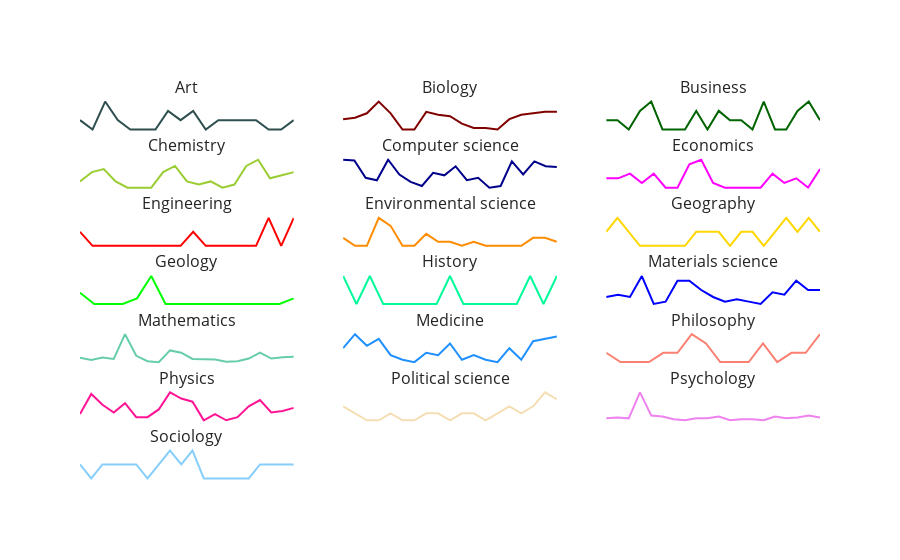

Here is the notebook cell this chart was saved with:
### Code cell
# Sparklines
numRows = 7
numCols = 3
colors = ['darkslategray',  'maroon', 'darkgreen', 'yellowgreen', 'darkblue', \
          'fuchsia', 'red', 'darkorange', 'gold', 'lime', \
          'mediumspringgreen', 'blue', 'mediumaquamarine', 'dodgerblue', 'salmon', \
          'deeppink', 'wheat', 'violet', 'lightskyblue']
sparklinesFig = make_subplots(rows=numRows, cols=numCols, subplot_titles=topLevelFieldsList)
row = col = 1
index = 0
for field in topLevelFieldsList:
    # get daily paper totals for given field/month, filling in missing days with 0
    monthlyFieldDf = topLevelFieldsGroupedCounts[ \
        (topLevelFieldsGroupedCounts['DisplayName'] == field) & \
        (topLevelFieldsGroupedCounts['Date'] <= datetime.datetime(2018, 11, 30)) \
    ][['Date', 'PaperCount']]
    #todo date select above
    monthlyFieldDf.set_index(monthlyFieldDf.Date, inplace=True)
    monthlyFieldDf = monthlyFieldDf.resample('D').sum().fillna(0)
    monthlyFieldDf.reset_index(inplace=True)
    # add scatter to figure
    sparklinesFig.add_trace(
        go.Scatter(
            x=monthlyFieldDf['Date'], 
            y=monthlyFieldDf['PaperCount'],
            mode='lines',
            name=field,
            marker={'color':colors[index]}
        ),
        row=row, 
        col=col
    )
    col += 1
    index += 1
    if col > numCols:
        row += 1
        col = 1
# figure level configuration
sparklinesFig.update_layout(
    template='simple_white',
    showlegend=False
)
sparklinesFig.update_xaxes(
    showgrid=False,
    zeroline=False,
    visible=False
)
sparklinesFig.update_yaxes(
    showgrid=False,
    zeroline=False,
    visible=False
)

sparklinesFig.show()

### Figure 1 — Plotly figure (JSON) as saved in the notebook; plotly's stock layout.template omitted (floating-point values rounded to 4 significant figures)
{"data": [{"marker": {"color": "darkslategray"}, "mode": "lines", "name": "Art", "type": "scatter", "x": ["2018-11-13T00:00:00", "2018-11-14T00:00:00", "2018-11-15T00:00:00", "2018-11-16T00:00:00", "2018-11-17T00:00:00", "2018-11-18T00:00:00", "2018-11-19T00:00:00", "2018-11-20T00:00:00", "2018-11-21T00:00:00", "2018-11-22T00:00:00", "2018-11-23T00:00:00", "2018-11-24T00:00:00", "2018-11-25T00:00:00", "2018-11-26T00:00:00", "2018-11-27T00:00:00", "2018-11-28T00:00:00", "2018-11-29T00:00:00", "2018-11-30T00:00:00"], "xaxis": "x", "y": [1, 0, 3, 1, 0, 0, 0, 2, 1, 2, 0, 1, 1, 1, 1, 0, 0, 1], "yaxis": "y"}, {"marker": {"color": "maroon"}, "mode": "lines", "name": "Biology", "type": "scatter", "x": ["2018-11-12T00:00:00", "2018-11-13T00:00:00", "2018-11-14T00:00:00", "2018-11-15T00:00:00", "2018-11-16T00:00:00", "2018-11-17T00:00:00", "2018-11-18T00:00:00", "2018-11-19T00:00:00", "2018-11-20T00:00:00", "2018-11-21T00:00:00", "2018-11-22T00:00:00", "2018-11-23T00:00:00", "2018-11-24T00:00:00", "2018-11-25T00:00:00", "2018-11-26T00:00:00", "2018-11-27T00:00:00", "2018-11-28T00:00:00", "2018-11-29T00:00:00", "2018-11-30T00:00:00"], "xaxis": "x2", "y": [7, 8, 11, 19, 11, 0, 0, 12, 10, 9, 4, 1, 1, 0, 7, 10, 11, 12, 12], "yaxis": "y2"}, {"marker": {"color": "darkgreen"}, "mode": "lines", "name": "Business", "type": "scatter", "x": ["2018-11-11T00:00:00", "2018-11-12T00:00:00", "2018-11-13T00:00:00", "2018-11-14T00:00:00", "2018-11-15T00:00:00", "2018-11-16T00:00:00", "2018-11-17T00:00:00", "2018-11-18T00:00:00", "2018-11-19T00:00:00", "2018-11-20T00:00:00", "2018-11-21T00:00:00", "2018-11-22T00:00:00", "2018-11-23T00:00:00", "2018-11-24T00:00:00", "2018-11-25T00:00:00", "2018-11-26T00:00:00", "2018-11-27T00:00:00", "2018-11-28T00:00:00", "2018-11-29T00:00:00", "2018-11-30T00:00:00"], "xaxis": "x3", "y": [1, 1, 0, 2, 3, 0, 0, 0, 2, 0, 2, 1, 1, 0, 3, 0, 0, 2, 3, 1], "yaxis": "y3"}, {"marker": {"color": "yellowgreen"}, "mode": "lines", "name": "Chemistry", "type": "scatter", "x": ["2018-11-12T00:00:00", "2018-11-13T00:00:00", "2018-11-14T00:00:00", "2018-11-15T00:00:00", "2018-11-16T00:00:00", "2018-11-17T00:00:00", "2018-11-18T00:00:00", "2018-11-19T00:00:00", "2018-11-20T00:00:00", "2018-11-21T00:00:00", "2018-11-22T00:00:00", "2018-11-23T00:00:00", "2018-11-24T00:00:00", "2018-11-25T00:00:00", "2018-11-26T00:00:00", "2018-11-27T00:00:00", "2018-11-28T00:00:00", "2018-11-29T00:00:00", "2018-11-30T00:00:00"], "xaxis": "x4", "y": [2, 5, 6, 2, 0, 0, 0, 5, 7, 2, 1, 2, 0, 1, 7, 9, 3, 4, 5], "yaxis": "y4"}, {"marker": {"color": "darkblue"}, "mode": "lines", "name": "Computer science", "type": "scatter", "x": ["2018-11-11T00:00:00", "2018-11-12T00:00:00", "2018-11-13T00:00:00", "2018-11-14T00:00:00", "2018-11-15T00:00:00", "2018-11-16T00:00:00", "2018-11-17T00:00:00", "2018-11-18T00:00:00", "2018-11-19T00:00:00", "2018-11-20T00:00:00", "2018-11-21T00:00:00", "2018-11-22T00:00:00", "2018-11-23T00:00:00", "2018-11-24T00:00:00", "2018-11-25T00:00:00", "2018-11-26T00:00:00", "2018-11-27T00:00:00", "2018-11-28T00:00:00", "2018-11-29T00:00:00", "2018-11-30T00:00:00"], "xaxis": "x5", "y": [35, 34, 13, 10, 35, 17, 8, 3, 19, 16, 27, 10, 13, 1, 3, 33, 17, 33, 27, 26], "yaxis": "y5"}, {"marker": {"color": "fuchsia"}, "mode": "lines", "name": "Economics", "type": "scatter", "x": ["2018-11-12T00:00:00", "2018-11-13T00:00:00", "2018-11-14T00:00:00", "2018-11-15T00:00:00", "2018-11-16T00:00:00", "2018-11-17T00:00:00", "2018-11-18T00:00:00", "2018-11-19T00:00:00", "2018-11-20T00:00:00", "2018-11-21T00:00:00", "2018-11-22T00:00:00", "2018-11-23T00:00:00", "2018-11-24T00:00:00", "2018-11-25T00:00:00", "2018-11-26T00:00:00", "2018-11-27T00:00:00", "2018-11-28T00:00:00", "2018-11-29T00:00:00", "2018-11-30T00:00:00"], "xaxis": "x6", "y": [2, 2, 3, 1, 3, 0, 0, 5, 6, 1, 0, 0, 0, 0, 3, 1, 2, 0, 4], "yaxis": "y6"}, {"marker": {"color": "red"}, "mode": "lines", "name": "Engineering", "type": "scatter", "x": ["2018-11-13T00:00:00", "2018-11-14T00:00:00", "2018-11-15T00:00:00", "2018-11-16T00:00:00", "2018-11-17T00:00:00", "2018-11-18T00:00:00", "2018-11-19T00:00:00", "2018-11-20T00:00:00", "2018-11-21T00:00:00", "2018-11-22T00:00:00", "2018-11-23T00:00:00", "2018-11-24T00:00:00", "2018-11-25T00:00:00", "2018-11-26T00:00:00", "2018-11-27T00:00:00", "2018-11-28T00:00:00", "2018-11-29T00:00:00", "2018-11-30T00:00:00"], "xaxis": "x7", "y": [1, 0, 0, 0, 0, 0, 0, 0, 0, 1, 0, 0, 0, 0, 0, 2, 0, 2], "yaxis": "y7"}, {"marker": {"color": "darkorange"}, "mode": "lines", "name": "Environmental science", "type": "scatter", "x": ["2018-11-12T00:00:00", "2018-11-13T00:00:00", "2018-11-14T00:00:00", "2018-11-15T00:00:00", "2018-11-16T00:00:00", "2018-11-17T00:00:00", "2018-11-18T00:00:00", "2018-11-19T00:00:00", "2018-11-20T00:00:00", "2018-11-21T00:00:00", "2018-11-22T00:00:00", "2018-11-23T00:00:00", "2018-11-24T00:00:00", "2018-11-25T00:00:00", "2018-11-26T00:00:00", "2018-11-27T00:00:00", "2018-11-28T00:00:00", "2018-11-29T00:00:00", "2018-11-30T00:00:00"], "xaxis": "x8", "y": [2, 0, 0, 7, 5, 0, 0, 3, 1, 1, 0, 1, 0, 0, 0, 0, 2, 2, 1], "yaxis": "y8"}, {"marker": {"color": "gold"}, "mode": "lines", "name": "Geography", "type": "scatter", "x": ["2018-11-11T00:00:00", "2018-11-12T00:00:00", "2018-11-13T00:00:00", "2018-11-14T00:00:00", "2018-11-15T00:00:00", "2018-11-16T00:00:00", "2018-11-17T00:00:00", "2018-11-18T00:00:00", "2018-11-19T00:00:00", "2018-11-20T00:00:00", "2018-11-21T00:00:00", "2018-11-22T00:00:00", "2018-11-23T00:00:00", "2018-11-24T00:00:00", "2018-11-25T00:00:00", "2018-11-26T00:00:00", "2018-11-27T00:00:00", "2018-11-28T00:00:00", "2018-11-29T00:00:00", "2018-11-30T00:00:00"], "xaxis": "x9", "y": [1, 2, 1, 0, 0, 0, 0, 0, 1, 1, 1, 0, 1, 1, 0, 1, 2, 1, 2, 1], "yaxis": "y9"}, {"marker": {"color": "lime"}, "mode": "lines", "name": "Geology", "type": "scatter", "x": ["2018-11-15T00:00:00", "2018-11-16T00:00:00", "2018-11-17T00:00:00", "2018-11-18T00:00:00", "2018-11-19T00:00:00", "2018-11-20T00:00:00", "2018-11-21T00:00:00", "2018-11-22T00:00:00", "2018-11-23T00:00:00", "2018-11-24T00:00:00", "2018-11-25T00:00:00", "2018-11-26T00:00:00", "2018-11-27T00:00:00", "2018-11-28T00:00:00", "2018-11-29T00:00:00", "2018-11-30T00:00:00"], "xaxis": "x10", "y": [2, 0, 0, 0, 1, 5, 0, 0, 0, 0, 0, 0, 0, 0, 0, 1], "yaxis": "y10"}, {"marker": {"color": "mediumspringgreen"}, "mode": "lines", "name": "History", "type": "scatter", "x": ["2018-11-13T00:00:00", "2018-11-14T00:00:00", "2018-11-15T00:00:00", "2018-11-16T00:00:00", "2018-11-17T00:00:00", "2018-11-18T00:00:00", "2018-11-19T00:00:00", "2018-11-20T00:00:00", "2018-11-21T00:00:00", "2018-11-22T00:00:00", "2018-11-23T00:00:00", "2018-11-24T00:00:00", "2018-11-25T00:00:00", "2018-11-26T00:00:00", "2018-11-27T00:00:00", "2018-11-28T00:00:00", "2018-11-29T00:00:00"], "xaxis": "x11", "y": [1, 0, 1, 0, 0, 0, 0, 0, 1, 0, 0, 0, 0, 0, 1, 0, 1], "yaxis": "y11"}, {"marker": {"color": "blue"}, "mode": "lines", "name": "Materials science", "type": "scatter", "x": ["2018-11-12T00:00:00", "2018-11-13T00:00:00", "2018-11-14T00:00:00", "2018-11-15T00:00:00", "2018-11-16T00:00:00", "2018-11-17T00:00:00", "2018-11-18T00:00:00", "2018-11-19T00:00:00", "2018-11-20T00:00:00", "2018-11-21T00:00:00", "2018-11-22T00:00:00", "2018-11-23T00:00:00", "2018-11-24T00:00:00", "2018-11-25T00:00:00", "2018-11-26T00:00:00", "2018-11-27T00:00:00", "2018-11-28T00:00:00", "2018-11-29T00:00:00", "2018-11-30T00:00:00"], "xaxis": "x12", "y": [3, 4, 3, 12, 0, 1, 10, 10, 6, 3, 1, 2, 1, 0, 5, 4, 10, 6, 6], "yaxis": "y12"}, {"marker": {"color": "mediumaquamarine"}, "mode": "lines", "name": "Mathematics", "type": "scatter", "x": ["2018-11-11T00:00:00", "2018-11-12T00:00:00", "2018-11-13T00:00:00", "2018-11-14T00:00:00", "2018-11-15T00:00:00", "2018-11-16T00:00:00", "2018-11-17T00:00:00", "2018-11-18T00:00:00", "2018-11-19T00:00:00", "2018-11-20T00:00:00", "2018-11-21T00:00:00", "2018-11-22T00:00:00", "2018-11-23T00:00:00", "2018-11-24T00:00:00", "2018-11-25T00:00:00", "2018-11-26T00:00:00", "2018-11-27T00:00:00", "2018-11-28T00:00:00", "2018-11-29T00:00:00", "2018-11-30T00:00:00"], "xaxis": "x13", "y": [11, 6, 11, 8, 63, 15, 3, 1, 27, 22, 8, 7, 7, 2, 3, 9, 22, 9, 12, 13], "yaxis": "y13"}, {"marker": {"color": "dodgerblue"}, "mode": "lines", "name": "Medicine", "type": "scatter", "x": ["2018-11-12T00:00:00", "2018-11-13T00:00:00", "2018-11-14T00:00:00", "2018-11-15T00:00:00", "2018-11-16T00:00:00", "2018-11-17T00:00:00", "2018-11-18T00:00:00", "2018-11-19T00:00:00", "2018-11-20T00:00:00", "2018-11-21T00:00:00", "2018-11-22T00:00:00", "2018-11-23T00:00:00", "2018-11-24T00:00:00", "2018-11-25T00:00:00", "2018-11-26T00:00:00", "2018-11-27T00:00:00", "2018-11-28T00:00:00", "2018-11-29T00:00:00", "2018-11-30T00:00:00"], "xaxis": "x14", "y": [6, 12, 7, 10, 3, 1, 0, 4, 3, 8, 1, 3, 1, 0, 6, 1, 9, 10, 11], "yaxis": "y14"}, {"marker": {"color": "salmon"}, "mode": "lines", "name": "Philosophy", "type": "scatter", "x": ["2018-11-15T00:00:00", "2018-11-16T00:00:00", "2018-11-17T00:00:00", "2018-11-18T00:00:00", "2018-11-19T00:00:00", "2018-11-20T00:00:00", "2018-11-21T00:00:00", "2018-11-22T00:00:00", "2018-11-23T00:00:00", "2018-11-24T00:00:00", "2018-11-25T00:00:00", "2018-11-26T00:00:00", "2018-11-27T00:00:00", "2018-11-28T00:00:00", "2018-11-29T00:00:00", "2018-11-30T00:00:00"], "xaxis": "x15", "y": [1, 0, 0, 0, 1, 1, 3, 2, 0, 0, 0, 2, 0, 1, 1, 3], "yaxis": "y15"}, {"marker": {"color": "deeppink"}, "mode": "lines", "name": "Physics", "type": "scatter", "x": ["2018-11-11T00:00:00", "2018-11-12T00:00:00", "2018-11-13T00:00:00", "2018-11-14T00:00:00", "2018-11-15T00:00:00", "2018-11-16T00:00:00", "2018-11-17T00:00:00", "2018-11-18T00:00:00", "2018-11-19T00:00:00", "2018-11-20T00:00:00", "2018-11-21T00:00:00", "2018-11-22T00:00:00", "2018-11-23T00:00:00", "2018-11-24T00:00:00", "2018-11-25T00:00:00", "2018-11-26T00:00:00", "2018-11-27T00:00:00", "2018-11-28T00:00:00", "2018-11-29T00:00:00", "2018-11-30T00:00:00"], "xaxis": "x16", "y": [5, 18, 11, 6, 12, 3, 3, 8, 19, 15, 13, 1, 5, 1, 3, 10, 14, 6, 7, 9], "yaxis": "y16"}, {"marker": {"color": "wheat"}, "mode": "lines", "name": "Political science", "type": "scatter", "x": ["2018-11-12T00:00:00", "2018-11-13T00:00:00", "2018-11-14T00:00:00", "2018-11-15T00:00:00", "2018-11-16T00:00:00", "2018-11-17T00:00:00", "2018-11-18T00:00:00", "2018-11-19T00:00:00", "2018-11-20T00:00:00", "2018-11-21T00:00:00", "2018-11-22T00:00:00", "2018-11-23T00:00:00", "2018-11-24T00:00:00", "2018-11-25T00:00:00", "2018-11-26T00:00:00", "2018-11-27T00:00:00", "2018-11-28T00:00:00", "2018-11-29T00:00:00", "2018-11-30T00:00:00"], "xaxis": "x17", "y": [2, 1, 0, 0, 1, 0, 0, 1, 1, 0, 1, 1, 0, 1, 2, 1, 2, 4, 3], "yaxis": "y17"}, {"marker": {"color": "violet"}, "mode": "lines", "name": "Psychology", "type": "scatter", "x": ["2018-11-11T00:00:00", "2018-11-12T00:00:00", "2018-11-13T00:00:00", "2018-11-14T00:00:00", "2018-11-15T00:00:00", "2018-11-16T00:00:00", "2018-11-17T00:00:00", "2018-11-18T00:00:00", "2018-11-19T00:00:00", "2018-11-20T00:00:00", "2018-11-21T00:00:00", "2018-11-22T00:00:00", "2018-11-23T00:00:00", "2018-11-24T00:00:00", "2018-11-25T00:00:00", "2018-11-26T00:00:00", "2018-11-27T00:00:00", "2018-11-28T00:00:00", "2018-11-29T00:00:00", "2018-11-30T00:00:00"], "xaxis": "x18", "y": [2, 3, 2, 29, 5, 4, 1, 0, 2, 2, 4, 0, 1, 1, 0, 4, 2, 3, 5, 3], "yaxis": "y18"}, {"marker": {"color": "lightskyblue"}, "mode": "lines", "name": "Sociology", "type": "scatter", "x": ["2018-11-11T00:00:00", "2018-11-12T00:00:00", "2018-11-13T00:00:00", "2018-11-14T00:00:00", "2018-11-15T00:00:00", "2018-11-16T00:00:00", "2018-11-17T00:00:00", "2018-11-18T00:00:00", "2018-11-19T00:00:00", "2018-11-20T00:00:00", "2018-11-21T00:00:00", "2018-11-22T00:00:00", "2018-11-23T00:00:00", "2018-11-24T00:00:00", "2018-11-25T00:00:00", "2018-11-26T00:00:00", "2018-11-27T00:00:00", "2018-11-28T00:00:00", "2018-11-29T00:00:00", "2018-11-30T00:00:00"], "xaxis": "x19", "y": [1, 0, 1, 1, 1, 1, 0, 1, 2, 1, 2, 0, 0, 0, 0, 0, 1, 1, 1, 1], "yaxis": "y19"}], "layout": {"annotations": [{"font": {"size": 16}, "showarrow": false, "text": "Art", "x": 0.1444, "xanchor": "center", "xref": "paper", "y": 1.0, "yanchor": "bottom", "yref": "paper"}, {"font": {"size": 16}, "showarrow": false, "text": "Biology", "x": 0.5, "xanchor": "center", "xref": "paper", "y": 1.0, "yanchor": "bottom", "yref": "paper"}, {"font": {"size": 16}, "showarrow": false, "text": "Business", "x": 0.8556, "xanchor": "center", "xref": "paper", "y": 1.0, "yanchor": "bottom", "yref": "paper"}, {"font": {"size": 16}, "showarrow": false, "text": "Chemistry", "x": 0.1444, "xanchor": "center", "xref": "paper", "y": 0.8469, "yanchor": "bottom", "yref": "paper"}, {"font": {"size": 16}, "showarrow": false, "text": "Computer science", "x": 0.5, "xanchor": "center", "xref": "paper", "y": 0.8469, "yanchor": "bottom", "yref": "paper"}, {"font": {"size": 16}, "showarrow": false, "text": "Economics", "x": 0.8556, "xanchor": "center", "xref": "paper", "y": 0.8469, "yanchor": "bottom", "yref": "paper"}, {"font": {"size": 16}, "showarrow": false, "text": "Engineering", "x": 0.1444, "xanchor": "center", "xref": "paper", "y": 0.6939, "yanchor": "bottom", "yref": "paper"}, {"font": {"size": 16}, "showarrow": false, "text": "Environmental science", "x": 0.5, "xanchor": "center", "xref": "paper", "y": 0.6939, "yanchor": "bottom", "yref": "paper"}, {"font": {"size": 16}, "showarrow": false, "text": "Geography", "x": 0.8556, "xanchor": "center", "xref": "paper", "y": 0.6939, "yanchor": "bottom", "yref": "paper"}, {"font": {"size": 16}, "showarrow": false, "text": "Geology", "x": 0.1444, "xanchor": "center", "xref": "paper", "y": 0.5408, "yanchor": "bottom", "yref": "paper"}, {"font": {"size": 16}, "showarrow": false, "text": "History", "x": 0.5, "xanchor": "center", "xref": "paper", "y": 0.5408, "yanchor": "bottom", "yref": "paper"}, {"font": {"size": 16}, "showarrow": false, "text": "Materials science", "x": 0.8556, "xanchor": "center", "xref": "paper", "y": 0.5408, "yanchor": "bottom", "yref": "paper"}, {"font": {"size": 16}, "showarrow": false, "text": "Mathematics", "x": 0.1444, "xanchor": "center", "xref": "paper", "y": 0.3878, "yanchor": "bottom", "yref": "paper"}, {"font": {"size": 16}, "showarrow": false, "text": "Medicine", "x": 0.5, "xanchor": "center", "xref": "paper", "y": 0.3878, "yanchor": "bottom", "yref": "paper"}, {"font": {"size": 16}, "showarrow": false, "text": "Philosophy", "x": 0.8556, "xanchor": "center", "xref": "paper", "y": 0.3878, "yanchor": "bottom", "yref": "paper"}, {"font": {"size": 16}, "showarrow": false, "text": "Physics", "x": 0.1444, "xanchor": "center", "xref": "paper", "y": 0.2347, "yanchor": "bottom", "yref": "paper"}, {"font": {"size": 16}, "showarrow": false, "text": "Political science", "x": 0.5, "xanchor": "center", "xref": "paper", "y": 0.2347, "yanchor": "bottom", "yref": "paper"}, {"font": {"size": 16}, "showarrow": false, "text": "Psychology", "x": 0.8556, "xanchor": "center", "xref": "paper", "y": 0.2347, "yanchor": "bottom", "yref": "paper"}, {"font": {"size": 16}, "showarrow": false, "text": "Sociology", "x": 0.1444, "xanchor": "center", "xref": "paper", "y": 0.08163, "yanchor": "bottom", "yref": "paper"}], "showlegend": false, "xaxis": {"anchor": "y", "domain": [0, 0.2889], "showgrid": false, "visible": false, "zeroline": false}, "xaxis10": {"anchor": "y10", "domain": [0, 0.2889], "showgrid": false, "visible": false, "zeroline": false}, "xaxis11": {"anchor": "y11", "domain": [0.3556, 0.6444], "showgrid": false, "visible": false, "zeroline": false}, "xaxis12": {"anchor": "y12", "domain": [0.7111, 1], "showgrid": false, "visible": false, "zeroline": false}, "xaxis13": {"anchor": "y13", "domain": [0, 0.2889], "showgrid": false, "visible": false, "zeroline": false}, "xaxis14": {"anchor": "y14", "domain": [0.3556, 0.6444], "showgrid": false, "visible": false, "zeroline": false}, "xaxis15": {"anchor": "y15", "domain": [0.7111, 1], "showgrid": false, "visible": false, "zeroline": false}, "xaxis16": {"anchor": "y16", "domain": [0, 0.2889], "showgrid": false, "visible": false, "zeroline": false}, "xaxis17": {"anchor": "y17", "domain": [0.3556, 0.6444], "showgrid": false, "visible": false, "zeroline": false}, "xaxis18": {"anchor": "y18", "domain": [0.7111, 1], "showgrid": false, "visible": false, "zeroline": false}, "xaxis19": {"anchor": "y19", "domain": [0, 0.2889], "showgrid": false, "visible": false, "zeroline": false}, "xaxis2": {"anchor": "y2", "domain": [0.3556, 0.6444], "showgrid": false, "visible": false, "zeroline": false}, "xaxis20": {"anchor": "y20", "domain": [0.3556, 0.6444], "showgrid": false, "visible": false, "zeroline": false}, "xaxis21": {"anchor": "y21", "domain": [0.7111, 1], "showgrid": false, "visible": false, "zeroline": false}, "xaxis3": {"anchor": "y3", "domain": [0.7111, 1], "showgrid": false, "visible": false, "zeroline": false}, "xaxis4": {"anchor": "y4", "domain": [0, 0.2889], "showgrid": false, "visible": false, "zeroline": false}, "xaxis5": {"anchor": "y5", "domain": [0.3556, 0.6444], "showgrid": false, "visible": false, "zeroline": false}, "xaxis6": {"anchor": "y6", "domain": [0.7111, 1], "showgrid": false, "visible": false, "zeroline": false}, "xaxis7": {"anchor": "y7", "domain": [0, 0.2889], "showgrid": false, "visible": false, "zeroline": false}, "xaxis8": {"anchor": "y8", "domain": [0.3556, 0.6444], "showgrid": false, "visible": false, "zeroline": false}, "xaxis9": {"anchor": "y9", "domain": [0.7111, 1], "showgrid": false, "visible": false, "zeroline": false}, "yaxis": {"anchor": "x", "domain": [0.9184, 1.0], "showgrid": false, "visible": false, "zeroline": false}, "yaxis10": {"anchor": "x10", "domain": [0.4592, 0.5408], "showgrid": false, "visible": false, "zeroline": false}, "yaxis11": {"anchor": "x11", "domain": [0.4592, 0.5408], "showgrid": false, "visible": false, "zeroline": false}, "yaxis12": {"anchor": "x12", "domain": [0.4592, 0.5408], "showgrid": false, "visible": false, "zeroline": false}, "yaxis13": {"anchor": "x13", "domain": [0.3061, 0.3878], "showgrid": false, "visible": false, "zeroline": false}, "yaxis14": {"anchor": "x14", "domain": [0.3061, 0.3878], "showgrid": false, "visible": false, "zeroline": false}, "yaxis15": {"anchor": "x15", "domain": [0.3061, 0.3878], "showgrid": false, "visible": false, "zeroline": false}, "yaxis16": {"anchor": "x16", "domain": [0.1531, 0.2347], "showgrid": false, "visible": false, "zeroline": false}, "yaxis17": {"anchor": "x17", "domain": [0.1531, 0.2347], "showgrid": false, "visible": false, "zeroline": false}, "yaxis18": {"anchor": "x18", "domain": [0.1531, 0.2347], "showgrid": false, "visible": false, "zeroline": false}, "yaxis19": {"anchor": "x19", "domain": [0, 0.08163], "showgrid": false, "visible": false, "zeroline": false}, "yaxis2": {"anchor": "x2", "domain": [0.9184, 1.0], "showgrid": false, "visible": false, "zeroline": false}, "yaxis20": {"anchor": "x20", "domain": [0, 0.08163], "showgrid": false, "visible": false, "zeroline": false}, "yaxis21": {"anchor": "x21", "domain": [0, 0.08163], "showgrid": false, "visible": false, "zeroline": false}, "yaxis3": {"anchor": "x3", "domain": [0.9184, 1.0], "showgrid": false, "visible": false, "zeroline": false}, "yaxis4": {"anchor": "x4", "domain": [0.7653, 0.8469], "showgrid": false, "visible": false, "zeroline": false}, "yaxis5": {"anchor": "x5", "domain": [0.7653, 0.8469], "showgrid": false, "visible": false, "zeroline": false}, "yaxis6": {"anchor": "x6", "domain": [0.7653, 0.8469], "showgrid": false, "visible": false, "zeroline": false}, "yaxis7": {"anchor": "x7", "domain": [0.6122, 0.6939], "showgrid": false, "visible": false, "zeroline": false}, "yaxis8": {"anchor": "x8", "domain": [0.6122, 0.6939], "showgrid": false, "visible": false, "zeroline": false}, "yaxis9": {"anchor": "x9", "domain": [0.6122, 0.6939], "showgrid": false, "visible": false, "zeroline": false}}}
